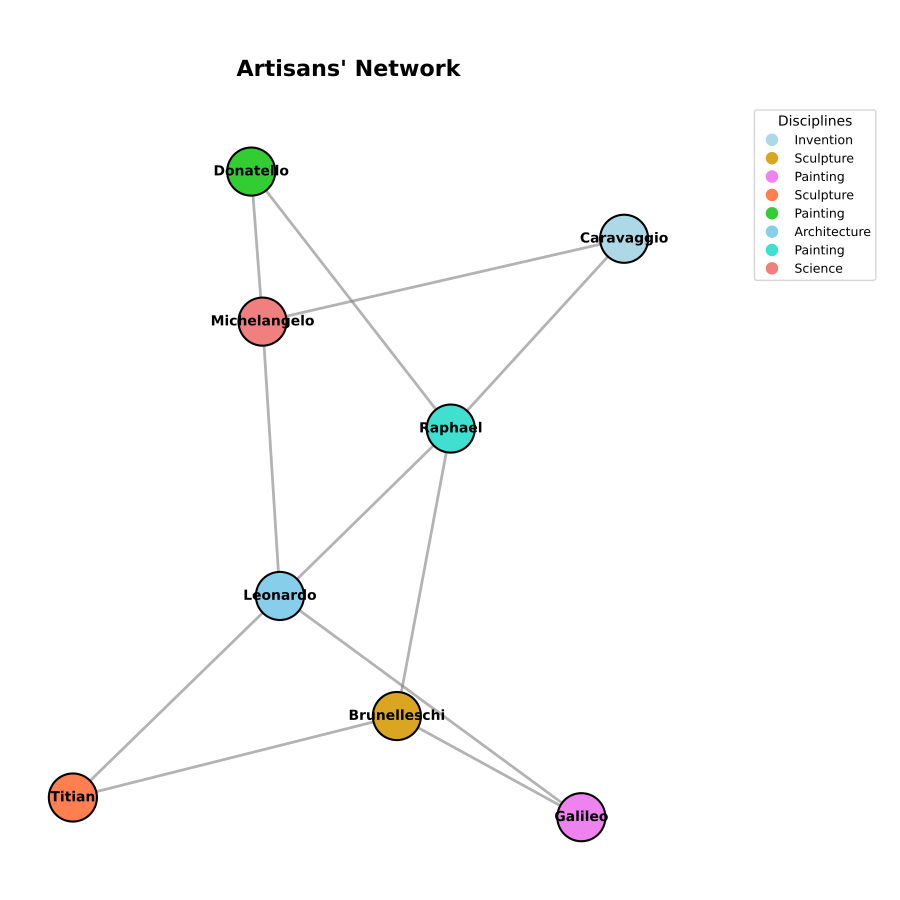

Write the Python code that produced this figure.
import matplotlib.pyplot as plt
import networkx as nx

G = nx.Graph()

collaborations = {
    'Leonardo': ['Galileo', 'Titian', 'Michelangelo'],
    'Michelangelo': ['Leonardo', 'Donatello'],
    'Raphael': ['Donatello', 'Caravaggio', 'Leonardo'],
    'Donatello': ['Raphael'],
    'Titian': ['Brunelleschi'],
    'Brunelleschi': ['Raphael'],
    'Caravaggio': ['Michelangelo'],
    'Galileo': ['Brunelleschi'],
}

for artist, collaborators in collaborations.items():
    for collaborator in collaborators:
        G.add_edge(artist, collaborator)

# Manually shuffled node colors
node_colors = {
    'Leonardo': 'skyblue',
    'Michelangelo': 'lightcoral',
    'Raphael': 'turquoise',
    'Donatello': 'limegreen',
    'Titian': 'coral',
    'Brunelleschi': 'goldenrod',
    'Caravaggio': 'lightblue',
    'Galileo': 'violet',
}

node_color_list = [node_colors[node] for node in G.nodes]

fig, ax = plt.subplots(figsize=(9, 9))

pos = nx.spring_layout(G, seed=42)
nx.draw_networkx_nodes(G, pos, ax=ax, node_size=1200, node_color=node_color_list, edgecolors='black', linewidths=1.5)
nx.draw_networkx_edges(G, pos, ax=ax, width=2, edge_color='gray', style='solid', alpha=0.6)
nx.draw_networkx_labels(G, pos, ax=ax, font_size=10, font_weight='bold', verticalalignment='center')
ax.set_title("Artisans' Network", fontsize=16, fontweight='bold', pad=20)
ax.axis('off')

legend_labels = {
    'lightblue': 'Invention',
    'goldenrod': 'Sculpture',
    'violet': 'Painting',
    'coral': 'Sculpture',
    'limegreen': 'Painting',
    'skyblue': 'Architecture',
    'turquoise': 'Painting',
    'lightcoral': 'Science',
}
handles = [plt.Line2D([0], [0], marker='o', color='w', label=label, markerfacecolor=color, markersize=10) for color, label in legend_labels.items()]
ax.legend(handles=handles, loc='upper right', title="Disciplines", fontsize=9, bbox_to_anchor=(1.3, 1))

plt.tight_layout(rect=[0, 0, 1, 0.95])
plt.show()
